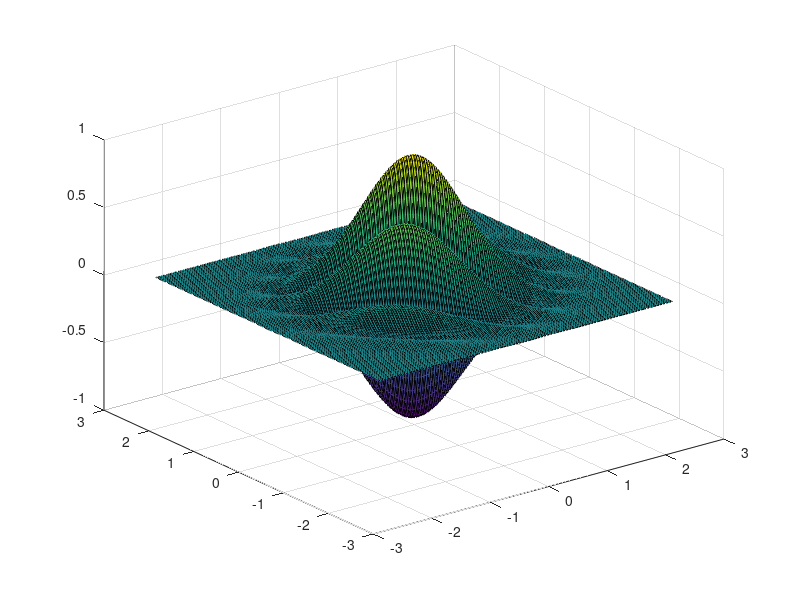

The MATLAB script that drew this image: (Note: this script raises an error after producing the figure.)
%% create data from range
start_val = -2.5;
end_val = 2.5;
sqrtN = 200; %N = sqrtN*sqrtN
N = sqrtN*sqrtN
x_range = linspace(start_val, end_val, sqrtN);
y_range = linspace(start_val, end_val, sqrtN);
%% make meshgrid
[X,Y] = meshgrid(x_range, y_range);
%Z = cos(2*pi*(X+Y));
Z = exp( -(X.^2+Y.^2) ).*cos(2*pi*(X+Y)); %% h_gabour
figure
surf(X,Y,Z);
%% create data set for training alg 
[ X_data,Y_data] = make_data_from_meshgrid( X,Y,Z );
[D, N] = size(X_data);
perm = randperm(N);
X_data = X_data(:, perm);
Y_data = Y_data(:,perm);
% figure
% scatter3(X_data(1,:),X_data(2,:),Y_data)
%X_data(:, perm) = X_data;
%Y_data(:,perm) = Y_data;
%% make the data back to mesh from training data
% [Xp,Yp,Zp] = make_meshgrid_data_from_training_data( X_data,Y_data );
% figure
% surf(Xp,Yp,Zp);